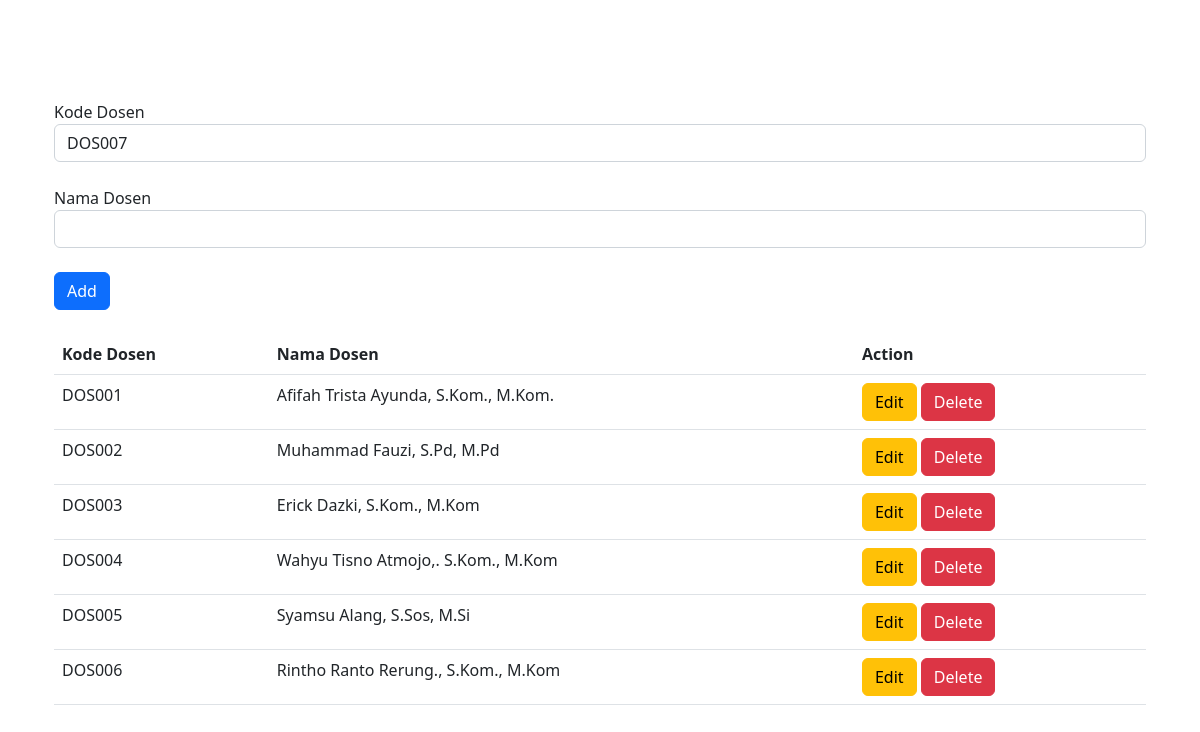
/dosen/dosen.php, run on the app's committed database.
### tables this page shows
CREATE TABLE `dosen` (
  `kd_dosen` varchar(8) NOT NULL,
  `nm_dosen` varchar(50) NOT NULL
);

### dosen/dosen.php (the view, shortened to what this page needs)
<?php
include '../koneksi.php';
$queryCount = "SELECT COUNT(*) AS count FROM dosen";
$sqlCount = mysqli_query($conn, $queryCount);
$count = mysqli_fetch_assoc($sqlCount)['count'];
do {
    $num_kode_dosen = str_pad(++$count, 3, "0", STR_PAD_LEFT);
    $kode_dosen = "DOS" . $num_kode_dosen;
    $queryCheck = "SELECT * FROM dosen WHERE kd_dosen = '$kode_dosen'";
    $sqlCheck = mysqli_query($conn, $queryCheck);
} while (mysqli_num_rows($sqlCheck) != 0);
?>
<!DOCTYPE html>
<html lang="en">
<head>
    <link href="https://cdn.jsdelivr.net/npm/bootstrap@5.2.3/dist/css/bootstrap.min.css" rel="stylesheet">
</head>
<body class="container">
    <div class="container">
        <form action="./dosensave.php" method="GET" name="form_dosen">
            <label>Kode Dosen</label>
            <input type="text" name="kd_dosen" id="kd_dosen" value="<?= $kode_dosen; ?>" readonly class="form-control">
            <br>
            <label>Nama Dosen</label>
            <input type="text" name="nm_dosen" id="nm_dosen" class="form-control">
            <br>
            <input type="submit" name="button" value="Add" id="button" class="btn btn-primary">
        </form>
        <br>
        <table class="table">
            <thead>
                <tr>
                    <th>Kode Dosen</th>
                    <th>Nama Dosen</th>
                    <th>Action</th>
                </tr>
            </thead>
            <tbody>
                <?php
                $sqlDosen = "SELECT * FROM dosen";
                $queryDosen = mysqli_query($conn, $sqlDosen) or die($sqlDosen);
                while ($data = mysqli_fetch_array($queryDosen)) {
                    $kode_dosen = $data['kd_dosen'];
                    $nama_dosen = $data['nm_dosen'];
                ?>
                    <tr>
                        <td><?php echo $kode_dosen; ?></td>
                        <td><?php echo $nama_dosen; ?></td>
                        <td>
                            <button type="button" class="btn btn-warning" onclick="editDosen('<?= $kode_dosen; ?>', '<?= $nama_dosen; ?>')">Edit</button>
                            <button type="button" class="btn btn-danger" onclick="deleteDosen('<?= $kode_dosen; ?>')">Delete</button>
                        </td>
                    </tr>
                <?php
                }
                ?>
            </tbody>
        </table>
    </div>
</body>
</html>

### dosen/dosen.php (style rules this page uses)
.container { margin-top: 100px; }

### data on the page
dosen: kd_dosen "DOS001", nm_dosen "Afifah Trista Ayunda, S.Kom., M.Kom."
dosen: kd_dosen "DOS002", nm_dosen "Muhammad Fauzi, S.Pd, M.Pd"
dosen: kd_dosen "DOS003", nm_dosen "Erick Dazki, S.Kom., M.Kom"
dosen: kd_dosen "DOS004", nm_dosen "Wahyu Tisno Atmojo,. S.Kom., M.Kom"
dosen: kd_dosen "DOS005", nm_dosen "Syamsu Alang, S.Sos, M.Si"
dosen: kd_dosen "DOS006", nm_dosen "Rintho Ranto Rerung., S.Kom., M.Kom"
